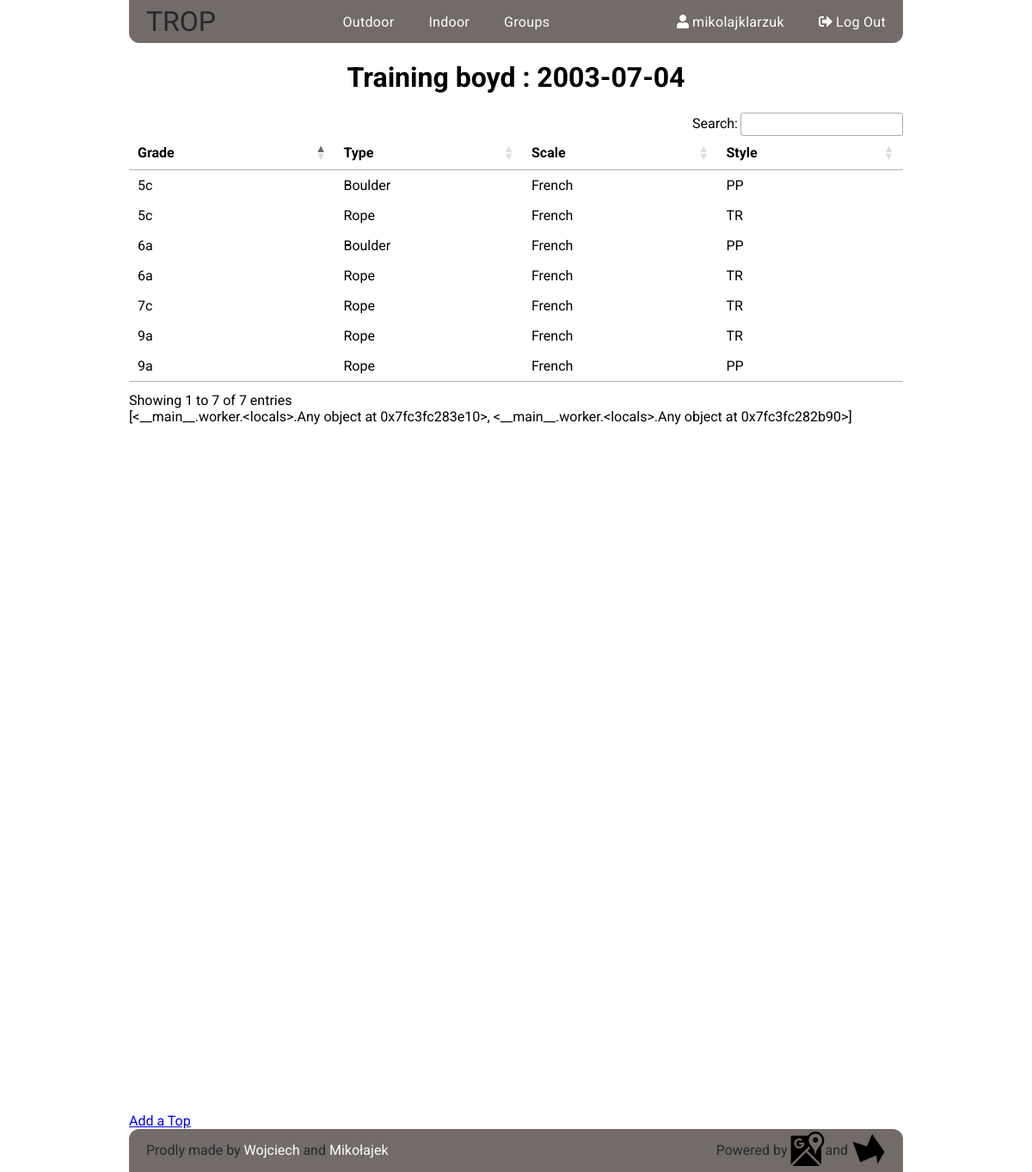
The app's page /indoor/training/1/ (signed in) with its own data.
### indoor/models.py (models this page shows, shortened)
class Training(models.Model):
    user = models.ForeignKey(User, related_name='trainings',
        on_delete=models.CASCADE)
    location = models.ForeignKey(Gym, verbose_name = 'Gym',
        related_name='trainings', on_delete=models.CASCADE)
    date = models.DateField()
    description = models.TextField(null=True, blank=True)
    created_at = models.DateTimeField(auto_now_add=True)
    updated_at = models.DateTimeField(auto_now=True)
    def __str__(self):
        return self.location.name + ' : ' + str(self.date)
    class Meta:
        ordering = ['date']
        get_latest_by = 'created_at'

class Gym(models.Model):
    name = models.CharField(max_length = 100)
    address = models.CharField(max_length = 200, verbose_name = 'Street, City')
    location = PlainLocationField(based_fields = ['address'], zoom=10)
    created_at = models.DateTimeField(auto_now_add=True)
    updated_at = models.DateTimeField(auto_now=True)
    class Meta:
        ordering = ['name']
        get_latest_by = 'created_at'

class Top(models.Model):
    B = 'BLD'
    R = 'R'
    ROUTE_TYPE_CHOICES = (
        (B, 'Boulder'),
        (R, 'Rope')
    )
    training = models.ForeignKey(Training,
        related_name='tops', on_delete=models.CASCADE)
    route_type = models.CharField(max_length = 100, choices = ROUTE_TYPE_CHOICES, default=R,
                                    verbose_name = 'Type')
    scale = models.CharField(max_length = 100, choices = Route.SCALE_CHOICES, default = Route.FR)
    grade = models.CharField(max_length=20)
    grade_converted = models.CharField(max_length=20, blank=True, null=True)
    ascent_style = models.CharField(max_length = 100, choices = Ascent.ASCENT_STYLE_CHOICES,
                                    verbose_name = 'Style', default = Ascent.OS)
    description = models.TextField(blank=True, null=True)
    created_at = models.DateTimeField(auto_now_add=True)
    updated_at = models.DateTimeField(auto_now=True)

### indoor/views.py (the view)
# urls.py: url(r'^training/(?P<pk>\d+)/$', views.TopList.as_view(),
class TopList(LoginRequiredMixin, ListView):
    model = models.Top
    template_name = 'indoor/top_list.html'
    def get_queryset(self):
        self.training = models.Training.objects.get(pk=self.kwargs.get('pk'))
        self.tops = models.Top.objects.select_related().filter(training=self.training)
    def get_context_data(self, *args, **kwargs):
        context = super().get_context_data(*args, **kwargs)
        context['top_list'] = self.tops
        context['lat'] = self.training.location.location.split(',')[0]
        context['lng'] = self.training.location.location.split(',')[1]
        context['training'] = self.training
        context['chart_list'] = [
                                charts.training_grade_pie_chart(self.kwargs.get('pk')),
                                charts.training_style_pie_chart(self.kwargs.get('pk'))
                                ]
        return context

### charts/charts.py (called while the page is built)
def pie(queryset, terms, title, verbose=None):
    data = DataPool(
           series=
            [{'options': {
               'source': queryset
               },
              'terms': [
                terms[0],
                terms[1],
                ]
            }]
    )
    cht = Chart(
            datasource = data,
            series_options =
              [{'options':{
                  'type': 'pie',
                  'stacking': False},
                'terms':{
                    terms[0]: [
                    terms[1]
                    ]
                  }
                }],
            chart_options =
              {'title': {
                   'text': title},
               },
                x_sortf_mapf_mts=(None, verbose, False))
    return cht

### indoor/charts.py (called while the page is built)
def training_style_pie_chart(args):
    return pie(
            queryset = (Top.objects
                        .filter(training__pk = args)
                        .values('ascent_style')
                        .order_by()
                        .annotate(Count=Count('ascent_style'))),
            terms = ['ascent_style', 'Count'],
            title = 'Styles of Ascent',
            verbose = verbose_style
    )

def training_grade_pie_chart(args):
    return pie(
            queryset = (Top.objects
                        .filter(training__pk = args)
                        .values('grade_converted')
                        .order_by()
                        .annotate(Count = Count('grade_converted'))),
            terms = ['grade_converted', 'Count'],
            title = 'Number of Ascents'
    )

### indoor/templates/indoor/top_list.html (shortened to what this page needs)
{% extends "indoor/indoor_base.html" %}
{% block indoor_content %}
<div class="top-form">
  <h1>Training {{training}}</h1>
  <table class="table datatable">
    <thead>
      <th>Grade</th>
      <th>Type</th>
      <th>Scale</th>
      <th>Style</th>
    </thead>
    <tbody>
    {% for top in top_list %}
      <tr>
        <td>{{top.grade}}</td>
        <td>{{top.get_route_type_display}}</td>
        <td>{{top.get_scale_display}}</td>
        <td>{{top.get_ascent_style_display}}</td>
      </tr>
    {% endfor %}
    </tbody>
  </table>
  {% load chartit %}
  {{chart_list|load_charts:'pie1,pie2'}}
  {% include "_map.html" %}
  <a href="{% url 'indoor:new_top' pk=training.pk %}">Add a Top</a>
</div>
{% endblock indoor_content %}

### templates/base.html (shortened to what this page needs)
<!DOCTYPE html>
{% load staticfiles %}
<html>
  <head>
    <link rel="stylesheet" href="{% static 'css/main.css' %}">
    <link rel="stylesheet" href="https://cdn.datatables.net/1.10.16/css/jquery.dataTables.min.css">
  </head>
  <body>
    <div class="container">
      <nav class="navbar">
          <a class="logo nav-element" href="{% url 'home' %}">TROP</a>
          <ul class="nav-element">
          {% if user.is_authenticated %}
            <li class="nav-item"><a class="nav-link" href="{% url 'routes:sectors' %}">Outdoor</a></li>
            <li class="nav-item"><a class="nav-link" href="{% url 'indoor:training_list' username=user.username %}">Indoor</a></li>
            <li class="nav-item"><a class="nav-link" href="{% url 'accounts:group_list' %}">Groups</a></li>
          {% else %}
            <li class="nav-item"><a class="nav-link" href="{% url 'routes:sectors' %}">Climbing locations</a></li>
          {% endif %}
          </ul>
          <ul class="nav-element">
            {% if user.is_authenticated %}
              <li class="nav-item">
                <a class="nav-link" href="{% url 'accounts:redirect_profile' %}">
                  <span class="fas fa-user"></span><span>&nbsp{{user}}</span>
                </a>
              </li>
                <li class="nav-item">
                  <a class="nav-link" href="{% url 'accounts:logout' %}">
                    <span class="fas fa-sign-out-alt"></span><span>&nbspLog Out</span>
                  </a>
                </li>
            {% endif %}
          </ul>
      </nav>
      <main class="content">
        {% block content %}{% endblock content %}
      </main>
      <footer>
        <div class="authors">
          <p>
            Prodly made by&nbsp<a href="https://github.com/wrymaszewski/" target="_blank">Wojciech</a>&nbspand&nbsp<a href="http://github.com/daxtersky">Mikołajek</a>
          </p>
        </div>
        <div class="firms">
          <p>
            Powered by&nbsp<a href="https://developers.google.com/maps/" target="_blank"><img src="{% static 'icons/googlemapsbw.svg' %}" alt=""></a>  and&nbsp<a href="https://api.highcharts.com/highcharts/"><img src="{% static 'icons/highcharts copy.png' %}" alt=""></a>
          </p>
        </div>
      </footer>
    </div>
  </body>
</html>

### static/css/main.css (style rules this page uses)
.navbar { display: flex; align-items: center; justify-content: space-between; background-color: #736B68; height: 50px; border-radius: 0 0 12px 12px; }
.navbar .nav-element { display: flex; align-items: center; padding: 0; height: 100%; }
.navbar .nav-element:first-child { font-family: Bungee, sans-serif; text-decoration: none; color: #24292e; font-size: xx-large; transition: 0.6s linear; padding: 0 20px; }
.navbar .nav-element .nav-item { display: flex; align-items: center; justify-content: center; height: 100%; list-style: none; }
.navbar .nav-element .nav-item .nav-link { display: flex; align-items: center; justify-content: center; color: #fff; text-decoration: none; letter-spacing: 0.3px; padding: 0 20px; height: 100%; transition: 0.6s linear; }
footer { margin-top: auto; display: flex; align-items: center; justify-content: space-between; background-color: #736B68; height: 50px; border-radius: 12px 12px 0 0; }
footer .authors { color: #24292e; }
footer .authors a { color: #fff; }
footer .firms { color: #24292e; }
footer .authors, footer .firms { padding-left: 20px; padding-right: 20px; }
footer .authors p, footer .firms p { display: flex; align-items: center; transition: 0.6s linear; margin: 0; }
footer .authors p a, footer .firms p a { color: #fff; text-decoration: none; }
footer .authors p a img, footer .firms p a img { height: 40px; width: 40px; }
.container { width: 900px; margin: 0 auto; padding: 0; font-family: Roboto, sans-serif; min-height: 100vh; display: flex; flex-direction: column; }
* { box-sizing: border-box; }
body { margin: 0; padding: 0; }
.indoor .top-form h1 { text-align: center; }

### records on screen
Training: location+date "boyd : 2003-07-04"
Top: grade "9a", route_type "Rope", scale "French", ascent_style "TR"
Top: grade "6a", route_type "Boulder", scale "French", ascent_style "PP"
Top: grade "7c", route_type "Rope", scale "French", ascent_style "TR"
Top: grade "5c", route_type "Boulder", scale "French", ascent_style "PP"
Top: grade "6a", route_type "Rope", scale "French", ascent_style "TR"
Top: grade "9a", route_type "Rope", scale "French", ascent_style "PP"
Top: grade "5c", route_type "Rope", scale "French", ascent_style "TR"

### other values on screen
{{ user }} "mikolajklarzuk"
{{ chart_list|load_charts:'pie1,pie2' }} "[<__main__.worker.<locals>.Any object at 0x7fc3fc283e10>, <__main__.worker.<locals>.Any object at 0x7fc3fc282b90>]"
